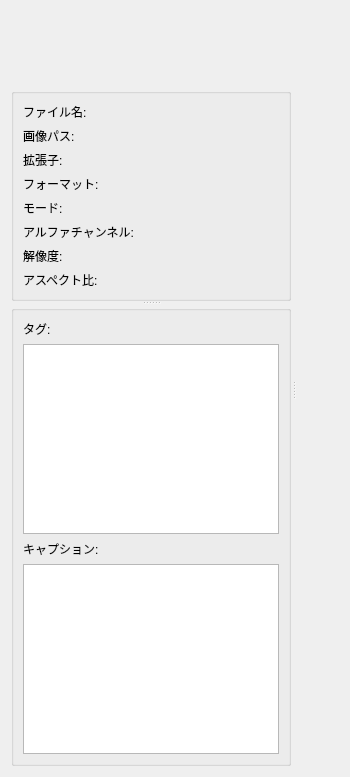
<?xml version="1.0" encoding="UTF-8"?>
<ui version="4.0">
 <class>DatasetOverviewWidget</class>
 <widget class="QWidget" name="DatasetOverviewWidget">
  <property name="geometry">
   <rect>
    <x>0</x>
    <y>0</y>
    <width>350</width>
    <height>777</height>
   </rect>
  </property>
  <property name="sizePolicy">
   <sizepolicy hsizetype="Expanding" vsizetype="Expanding">
    <horstretch>1</horstretch>
    <verstretch>0</verstretch>
   </sizepolicy>
  </property>
  <property name="windowTitle">
   <string>Dataset Overview</string>
  </property>
  <layout class="QVBoxLayout" name="verticalLayout_3">
   <item>
    <widget class="QSplitter" name="mainSplitter">
     <property name="sizePolicy">
      <sizepolicy hsizetype="Expanding" vsizetype="Expanding">
       <horstretch>2</horstretch>
       <verstretch>1</verstretch>
      </sizepolicy>
     </property>
     <property name="orientation">
      <enum>Qt::Orientation::Horizontal</enum>
     </property>
     <property name="handleWidth">
      <number>5</number>
     </property>
     <widget class="QWidget" name="infoContainer" native="true">
      <property name="sizePolicy">
       <sizepolicy hsizetype="Expanding" vsizetype="Expanding">
        <horstretch>0</horstretch>
        <verstretch>1</verstretch>
       </sizepolicy>
      </property>
      <property name="minimumSize">
       <size>
        <width>0</width>
        <height>0</height>
       </size>
      </property>
      <layout class="QVBoxLayout" name="verticalLayout_2">
       <item>
        <widget class="TagFilterWidget" name="dbSearchWidget" native="true">
         <property name="sizePolicy">
          <sizepolicy hsizetype="Expanding" vsizetype="Expanding">
           <horstretch>1</horstretch>
           <verstretch>0</verstretch>
          </sizepolicy>
         </property>
        </widget>
       </item>
       <item>
        <widget class="QSplitter" name="infoSplitter">
         <property name="sizePolicy">
          <sizepolicy hsizetype="Expanding" vsizetype="Expanding">
           <horstretch>0</horstretch>
           <verstretch>0</verstretch>
          </sizepolicy>
         </property>
         <property name="orientation">
          <enum>Qt::Orientation::Vertical</enum>
         </property>
         <widget class="QGroupBox" name="metadataGroupBox">
          <property name="sizePolicy">
           <sizepolicy hsizetype="Expanding" vsizetype="Expanding">
            <horstretch>0</horstretch>
            <verstretch>0</verstretch>
           </sizepolicy>
          </property>
          <property name="minimumSize">
           <size>
            <width>0</width>
            <height>0</height>
           </size>
          </property>
          <property name="title">
           <string/>
          </property>
          <layout class="QFormLayout" name="metadataLayout">
           <item row="0" column="0">
            <widget class="QLabel" name="fileNameLabel">
             <property name="text">
              <string>ファイル名:</string>
             </property>
            </widget>
           </item>
           <item row="0" column="1">
            <widget class="QLabel" name="fileNameValueLabel"/>
           </item>
           <item row="1" column="0">
            <widget class="QLabel" name="imagePathLabel">
             <property name="text">
              <string>画像パス:</string>
             </property>
            </widget>
           </item>
           <item row="1" column="1">
            <widget class="QLabel" name="imagePathValueLabel"/>
           </item>
           <item row="2" column="0">
            <widget class="QLabel" name="extensionLabel">
             <property name="text">
              <string>拡張子:</string>
             </property>
            </widget>
           </item>
           <item row="2" column="1">
            <widget class="QLabel" name="extensionValueLabel"/>
           </item>
           <item row="3" column="0">
            <widget class="QLabel" name="formatLabel">
             <property name="text">
              <string>フォーマット:</string>
             </property>
            </widget>
           </item>
           <item row="3" column="1">
            <widget class="QLabel" name="formatValueLabel"/>
           </item>
           <item row="4" column="0">
            <widget class="QLabel" name="modeLabel">
             <property name="text">
              <string>モード:</string>
             </property>
            </widget>
           </item>
           <item row="4" column="1">
            <widget class="QLabel" name="modeValueLabel"/>
           </item>
           <item row="5" column="0">
            <widget class="QLabel" name="alphaChannelLabel">
             <property name="text">
              <string>アルファチャンネル:</string>
             </property>
            </widget>
           </item>
           <item row="5" column="1">
            <widget class="QLabel" name="alphaChannelValueLabel"/>
           </item>
           <item row="6" column="0">
            <widget class="QLabel" name="resolutionLabel">
             <property name="text">
              <string>解像度:</string>
             </property>
            </widget>
           </item>
           <item row="6" column="1">
            <widget class="QLabel" name="resolutionValueLabel"/>
           </item>
           <item row="7" column="0">
            <widget class="QLabel" name="aspectRatioLabel">
             <property name="text">
              <string>アスペクト比:</string>
             </property>
            </widget>
           </item>
           <item row="7" column="1">
            <widget class="QLabel" name="aspectRatioValueLabel"/>
           </item>
          </layout>
         </widget>
         <widget class="QGroupBox" name="annotationGroupBox">
          <property name="sizePolicy">
           <sizepolicy hsizetype="Expanding" vsizetype="Expanding">
            <horstretch>0</horstretch>
            <verstretch>0</verstretch>
           </sizepolicy>
          </property>
          <property name="title">
           <string/>
          </property>
          <layout class="QGridLayout" name="gridLayout_2">
           <item row="1" column="0">
            <widget class="QTextEdit" name="tagsTextEdit">
             <property name="readOnly">
              <bool>true</bool>
             </property>
            </widget>
           </item>
           <item row="3" column="0">
            <widget class="QTextEdit" name="captionTextEdit">
             <property name="readOnly">
              <bool>true</bool>
             </property>
            </widget>
           </item>
           <item row="0" column="0">
            <widget class="QLabel" name="tagsLabel">
             <property name="text">
              <string>タグ:</string>
             </property>
            </widget>
           </item>
           <item row="2" column="0">
            <widget class="QLabel" name="captionLabel">
             <property name="text">
              <string>キャプション:</string>
             </property>
            </widget>
           </item>
          </layout>
         </widget>
        </widget>
       </item>
      </layout>
     </widget>
     <widget class="QWidget" name="imageContainer" native="true">
      <property name="sizePolicy">
       <sizepolicy hsizetype="Expanding" vsizetype="Expanding">
        <horstretch>1</horstretch>
        <verstretch>2</verstretch>
       </sizepolicy>
      </property>
      <property name="minimumSize">
       <size>
        <width>0</width>
        <height>0</height>
       </size>
      </property>
      <layout class="QVBoxLayout" name="verticalLayout">
       <item>
        <widget class="ImagePreviewWidget" name="ImagePreview" native="true">
         <property name="sizePolicy">
          <sizepolicy hsizetype="Expanding" vsizetype="Expanding">
           <horstretch>0</horstretch>
           <verstretch>0</verstretch>
          </sizepolicy>
         </property>
        </widget>
       </item>
       <item>
        <widget class="ThumbnailSelectorWidget" name="thumbnailSelector" native="true">
         <property name="sizePolicy">
          <sizepolicy hsizetype="Expanding" vsizetype="Expanding">
           <horstretch>0</horstretch>
           <verstretch>0</verstretch>
          </sizepolicy>
         </property>
        </widget>
       </item>
      </layout>
     </widget>
    </widget>
   </item>
  </layout>
 </widget>
 <customwidgets>
  <customwidget>
   <class>ImagePreviewWidget</class>
   <extends>QWidget</extends>
   <header>gui.widgets.image_preview</header>
   <container>1</container>
   <slots>
    <slot>load_image()</slot>
    <slot>update_model_options()</slot>
    <slot>send_vision_prompt()</slot>
   </slots>
  </customwidget>
  <customwidget>
   <class>ThumbnailSelectorWidget</class>
   <extends>QWidget</extends>
   <header>gui.widgets.thumbnail</header>
   <container>1</container>
   <slots>
    <signal>on_thumbnail_clicked()</signal>
    <signal>imageSelected()</signal>
   </slots>
  </customwidget>
  <customwidget>
   <class>TagFilterWidget</class>
   <extends>QWidget</extends>
   <header>gui.widgets.filter</header>
   <container>1</container>
  </customwidget>
 </customwidgets>
 <resources/>
 <connections/>
</ui>
